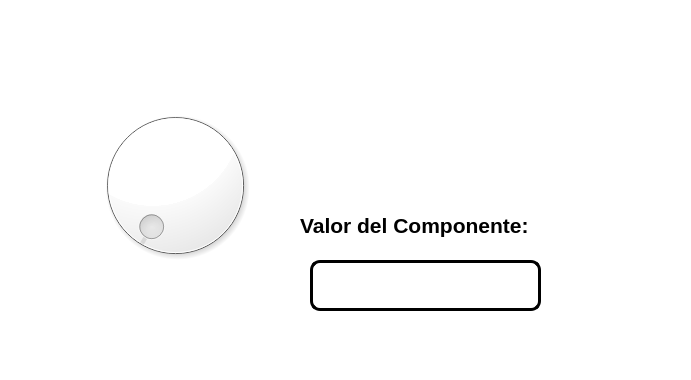
<?xml version="1.0" encoding="UTF-8"?>
<ui version="4.0">
 <class>MainWindow</class>
 <widget class="QMainWindow" name="MainWindow">
  <property name="geometry">
   <rect>
    <x>0</x>
    <y>0</y>
    <width>691</width>
    <height>380</height>
   </rect>
  </property>
  <property name="windowTitle">
   <string>MainWindow</string>
  </property>
  <property name="styleSheet">
   <string notr="true">background-color: rgb(255, 255, 255);</string>
  </property>
  <widget class="QWidget" name="centralwidget">
   <widget class="QLabel" name="label_3">
    <property name="geometry">
     <rect>
      <x>580</x>
      <y>10</y>
      <width>101</width>
      <height>71</height>
     </rect>
    </property>
    <property name="styleSheet">
     <string notr="true"/>
    </property>
    <property name="text">
     <string/>
    </property>
    <property name="pixmap">
     <pixmap>:/Logos/FIT_logo_vertical.png</pixmap>
    </property>
    <property name="scaledContents">
     <bool>true</bool>
    </property>
   </widget>
   <widget class="QLineEdit" name="lineEdit">
    <property name="geometry">
     <rect>
      <x>310</x>
      <y>260</y>
      <width>231</width>
      <height>51</height>
     </rect>
    </property>
    <property name="font">
     <font>
      <pointsize>32</pointsize>
      <weight>75</weight>
      <bold>true</bold>
     </font>
    </property>
    <property name="styleSheet">
     <string notr="true">border: 3px solid black;
border-radius: 10px;</string>
    </property>
    <property name="text">
     <string/>
    </property>
    <property name="alignment">
     <set>Qt::AlignCenter</set>
    </property>
   </widget>
   <widget class="QLabel" name="label">
    <property name="geometry">
     <rect>
      <x>300</x>
      <y>210</y>
      <width>321</width>
      <height>31</height>
     </rect>
    </property>
    <property name="font">
     <font>
      <pointsize>16</pointsize>
      <weight>75</weight>
      <bold>true</bold>
     </font>
    </property>
    <property name="text">
     <string>Valor del Componente:</string>
    </property>
   </widget>
   <widget class="QDial" name="dial">
    <property name="geometry">
     <rect>
      <x>90</x>
      <y>100</y>
      <width>171</width>
      <height>171</height>
     </rect>
    </property>
   </widget>
  </widget>
  <widget class="QMenuBar" name="menubar">
   <property name="geometry">
    <rect>
     <x>0</x>
     <y>0</y>
     <width>691</width>
     <height>26</height>
    </rect>
   </property>
  </widget>
  <widget class="QStatusBar" name="statusbar"/>
 </widget>
 <resources/>
 <connections/>
</ui>
